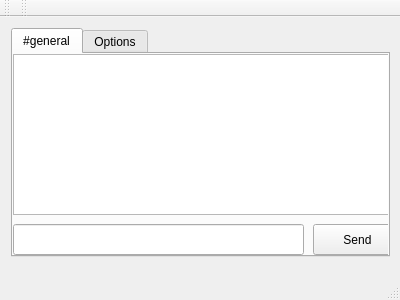
<?xml version="1.0" encoding="UTF-8"?>
<ui version="4.0">
 <class>MainWindow</class>
 <widget class="QMainWindow" name="MainWindow">
  <property name="geometry">
   <rect>
    <x>0</x>
    <y>0</y>
    <width>400</width>
    <height>300</height>
   </rect>
  </property>
  <property name="windowTitle">
   <string>IRC Chat</string>
  </property>
  <widget class="QWidget" name="centralWidget">
   <widget class="QWidget" name="verticalLayoutWidget">
    <property name="geometry">
     <rect>
      <x>0</x>
      <y>0</y>
      <width>401</width>
      <height>251</height>
     </rect>
    </property>
    <layout class="QVBoxLayout" name="verticalLayout_2">
     <item>
      <widget class="QTabWidget" name="tabWidget_2">
       <property name="currentIndex">
        <number>0</number>
       </property>
       <widget class="QWidget" name="general">
        <attribute name="title">
         <string>#general</string>
        </attribute>
        <widget class="QTextBrowser" name="textBrowser_2">
         <property name="geometry">
          <rect>
           <x>0</x>
           <y>0</y>
           <width>391</width>
           <height>161</height>
          </rect>
         </property>
        </widget>
        <widget class="QLineEdit" name="lineEdit_2">
         <property name="geometry">
          <rect>
           <x>0</x>
           <y>170</y>
           <width>291</width>
           <height>31</height>
          </rect>
         </property>
         <property name="text">
          <string/>
         </property>
        </widget>
        <widget class="QPushButton" name="pushButton_2">
         <property name="geometry">
          <rect>
           <x>300</x>
           <y>170</y>
           <width>89</width>
           <height>31</height>
          </rect>
         </property>
         <property name="text">
          <string>Send</string>
         </property>
        </widget>
       </widget>
       <widget class="QWidget" name="options">
        <attribute name="title">
         <string>Options</string>
        </attribute>
        <widget class="QPushButton" name="clearchat">
         <property name="geometry">
          <rect>
           <x>10</x>
           <y>70</y>
           <width>83</width>
           <height>25</height>
          </rect>
         </property>
         <property name="text">
          <string>Clear Chat</string>
         </property>
        </widget>
        <widget class="QPushButton" name="setBackground">
         <property name="geometry">
          <rect>
           <x>100</x>
           <y>70</y>
           <width>121</width>
           <height>25</height>
          </rect>
         </property>
         <property name="text">
          <string>Set Background</string>
         </property>
        </widget>
        <widget class="QCheckBox" name="mute">
         <property name="geometry">
          <rect>
           <x>10</x>
           <y>40</y>
           <width>161</width>
           <height>23</height>
          </rect>
         </property>
         <property name="text">
          <string>Mute messages</string>
         </property>
        </widget>
        <widget class="QDial" name="dial">
         <property name="geometry">
          <rect>
           <x>10</x>
           <y>100</y>
           <width>50</width>
           <height>64</height>
          </rect>
         </property>
        </widget>
        <widget class="QDial" name="dial_2">
         <property name="geometry">
          <rect>
           <x>70</x>
           <y>100</y>
           <width>50</width>
           <height>64</height>
          </rect>
         </property>
        </widget>
        <widget class="QDial" name="dial_3">
         <property name="geometry">
          <rect>
           <x>130</x>
           <y>100</y>
           <width>50</width>
           <height>64</height>
          </rect>
         </property>
        </widget>
        <widget class="QDial" name="dial_4">
         <property name="geometry">
          <rect>
           <x>190</x>
           <y>100</y>
           <width>50</width>
           <height>64</height>
          </rect>
         </property>
        </widget>
        <widget class="QLabel" name="label">
         <property name="geometry">
          <rect>
           <x>70</x>
           <y>160</y>
           <width>111</width>
           <height>17</height>
          </rect>
         </property>
         <property name="text">
          <string>Spin these dials!</string>
         </property>
        </widget>
       </widget>
      </widget>
     </item>
    </layout>
   </widget>
  </widget>
  <widget class="QMenuBar" name="menuBar">
   <property name="geometry">
    <rect>
     <x>0</x>
     <y>0</y>
     <width>400</width>
     <height>22</height>
    </rect>
   </property>
  </widget>
  <widget class="QToolBar" name="mainToolBar">
   <attribute name="toolBarArea">
    <enum>TopToolBarArea</enum>
   </attribute>
   <attribute name="toolBarBreak">
    <bool>false</bool>
   </attribute>
  </widget>
  <widget class="QStatusBar" name="statusBar"/>
  <widget class="QToolBar" name="toolBar">
   <property name="windowTitle">
    <string>toolBar</string>
   </property>
   <attribute name="toolBarArea">
    <enum>TopToolBarArea</enum>
   </attribute>
   <attribute name="toolBarBreak">
    <bool>false</bool>
   </attribute>
  </widget>
 </widget>
 <layoutdefault spacing="6" margin="11"/>
 <resources/>
 <connections/>
</ui>
